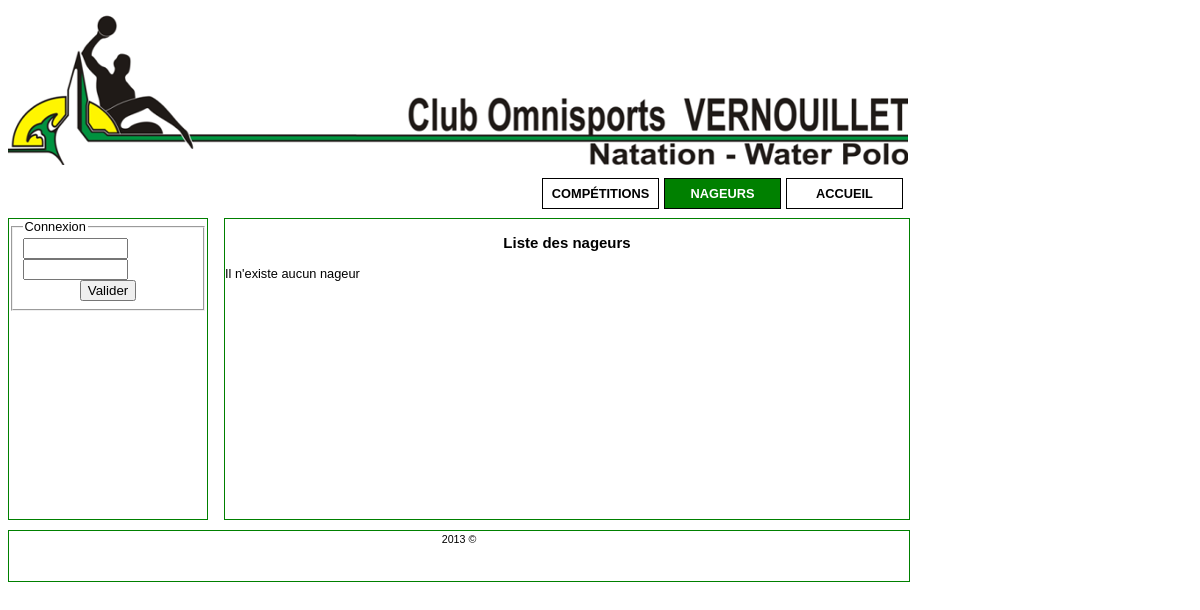
The app's page /nageurs.php, older data.
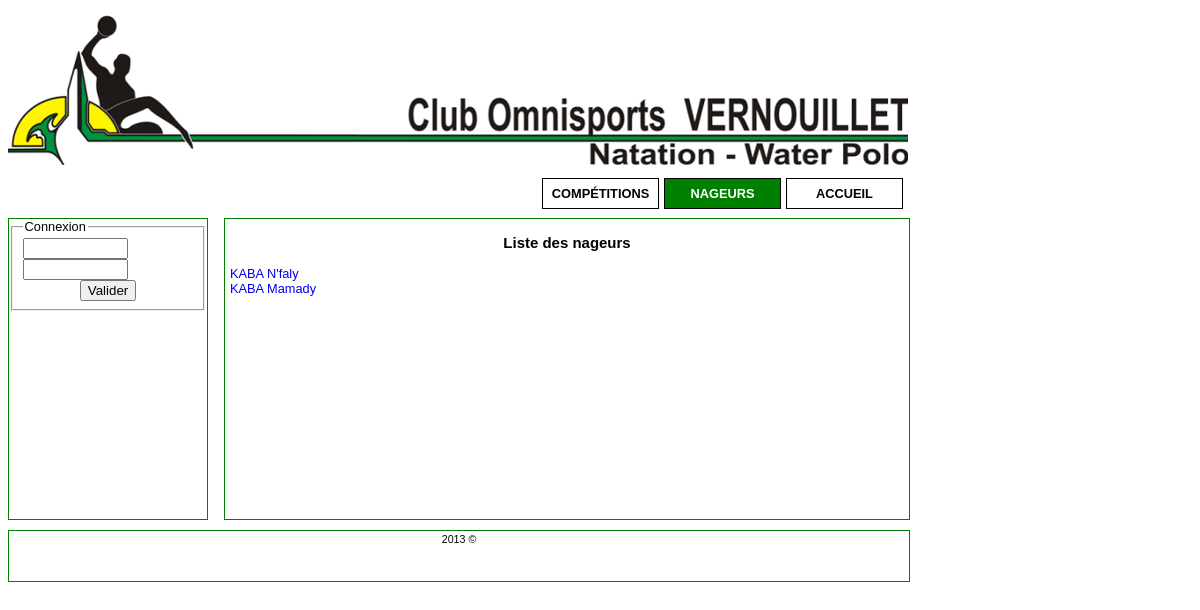
The same page, newer data.
### tables this page shows
CREATE TABLE IF NOT EXISTS `nageur` (
  `idnageur` int(11) NOT NULL AUTO_INCREMENT,
  `nom` varchar(45) NOT NULL,
  `prenom` varchar(45) NOT NULL,
  `date_de_naissance` date NOT NULL,
  `sexe` varchar(45) NOT NULL,
  `idcategorie` int(11) NOT NULL,
  PRIMARY KEY (`idnageur`),
  KEY `idcategorie` (`idcategorie`)
);

### model/class.nageur.php (called while the page is built, shortened)
<?php
class nageur {
    private static $table = 'nageur';
    public static function rechercherTout() {
        $res = mysql_query("SELECT * FROM `" . self::$table . "`") or die(mysql_error());
        if (mysql_num_rows($res) != 0) {
            $nageurs = array();
            while (($ligne = mysql_fetch_array($res)) !== FALSE) {
                $nageurs[] = $ligne;
            }
            return $nageurs;
        }
        return false;
    }
}

### nageurs.php (the view)
<?php include './entete.php' ?>
<div class="contenu">
    <?php
    include './model/class.nageur.php';
    if ($_GET) {
        $id_nageur = $_GET['id'];
        $nageur = nageur::rechercherParId($id_nageur);
        echo '<center><h3>' . html_entity_decode($nageur['nom']) . ' ' . html_entity_decode($nageur['prenom']) . '</h3></center>';
        include './model/class.performance.php';
        include 'model/class.epreuve.php';
        include 'model/class.type_nage.php';
        include 'model/class.competition.php';
        include 'model/class.categorie.php';
        $id_type_nage = '';
        $annee = '';
        if ($_POST) {
            $id_type_nage = $_POST['idtype_de_nage'];
            $annee = $_POST['annee'];
            if ($id_type_nage === '' && $annee === '') {
                $performances = performance::rechercherParNageur($id_nageur);
            } else
            if ($id_type_nage === '' && $annee !== '') {
                $performances = performance::rechercherParNageurAnnee($id_nageur, $annee);
            } else
            if ($id_type_nage !== '' && $annee === '') {
                $epreuves = epreuve::rechercherParType($id_type_nage);
                $performances = array();
                if ($epreuves) {
                    foreach ($epreuves as $key => $epreuve) {
                        $performance = performance::rechercherParNageurEpreuve($id_nageur, $epreuve['idepreuve']);
                        if ($performance) {
                            $performances = array_merge($performances, $performance);
                        }
                    }
                }
            } else {
                $epreuves = epreuve::rechercherParType($id_type_nage);
                $performances = array();
                if ($epreuves) {
                    foreach ($epreuves as $key => $epreuve) {
                        $performance = performance::rechercherParNageurEpreveuveAnnee($id_nageur, $epreuve['idepreuve'], $annee);
                        if ($performance) {
                            $performances = array_merge($performances, $performance);
                        }
                    }
                }
            }
        } else {
            $performances = performance::rechercherParNageur($id_nageur);
        }
        $type_nages = type_nage::rechercherTout();
        ?>
        <center>
            <div id="afficheur">
                <h4>Performances</h4>
                <form method="post">
                    <input type="hidden" name="id" value="<?= $_GET['id'] ?>" >
                    Epreuve: <select name="idtype_de_nage">
                        <option value="">Toutes les &eacute;preuves</option>
                        <?php
                        if ($type_nages) {
                            foreach ($type_nages as $key => $type) {
                                if ($type['idtype_de_nage'] == $type_nage) {
                                    echo '<option value="' . $type['idtype_de_nage'] . '" selected="true">' . $type['type'] . '</option>';
                                } else {
                                    echo '<option value="' . $type['idtype_de_nage'] . '">' . $type['type'] . '</option>';
                                }
                            }
                        }
                        ?>
                    </select>
                    &nbsp;&nbsp;
                    Ann&eacute;e: <select name="annee">
                        <option value="">Toutes les ann&eacute;es</option>
                        <?php
                        $date = intval(date('Y'));
                        for ($i = $date; $i >= $date - 10; $i--) {
                            if ($annee == $i) {
                                echo "<option value='$i' selected='true'>$i</option>";
                            } else {
                                echo "<option value='$i'>$i</option>";
                            }
                        }
                        ?>
                    </select>
                    &nbsp;&nbsp;
                    <input type="submit" value="Rechercher">
                </form>
                <table>
                    <tr>
                        <th>Epreuve</th>
                        <th>Temps</th>
                        <th>Ann&eacute;e</th>
                        <th>Points</th>
                    </tr>
                    <?php
                    $minute = $seconde = $centieme = $points = 0;
                    if ($performances) {
                        $style = "lignePaire";
                        foreach ($performances as $key => $performance) {
                            if ($key % 2 == 0) {
                                $style = "lignePaire";
                            } else {
                                $style = "ligneImpaire";
                            }
                            $epreuve = epreuve::rechercherParId($performance['idepreuve']);
                            $type_nage = type_nage::rechercherParId($epreuve['idtype_de_nage']);
                            ?>
                            <tr id="<?= $style ?>">
                                <td align="center"><?= html_entity_decode($type_nage['type']) . ' (' . $epreuve['distance'] . ' m)' ?> </td>
                                <td align="center"><?= $performance['temps'] ?> </td>
                                <td align="center"><?= $performance['annee'] ?> </td>
                                <td align="center"><?= $performance['points'] ?> </td>
                            </tr>
                            <?php
                            $points += intval($performance['points']);
                            $explode = explode(':', $performance['temps']);
                            if (count($explode) == 2) {
                                $minute += intval($explode[0]);
                                $explode2 = explode('.', $explode[1]);
                                $seconde += intval($explode2[0]);
                                if ($seconde >= 60) {
                                    $reste = $seconde - 60;
                                    $minute += 1;
                                    $seconde = $reste;
                                }
                                $centieme += intval($explode2[1]);
                                if ($centieme >= 100) {
                                    $reste = $centieme - 100;
                                    $seconde += 1;
                                    $centieme = $reste;
                                }
                            } else {
                                $explode = explode('.', $performance['temps']);
                                $seconde += intval($explode[0]);
                                if ($seconde >= 60) {
                                    $reste = $seconde - 60;
                                    $minute += 1;
                                    $seconde = $reste;
                                }
                                $centieme += intval($explode[1]);
                                if ($centieme >= 100) {
                                    $reste = $centieme - 100;
                                    $seconde += 1;
                                    $centieme = $reste;
                                }
                            }
                        }
                    }
                    ?>
                </table>
                <?php
                echo "<div>Score total:<b> $minute:$seconde.$centieme </b>$points pts</div>";
                ?>
                <?php
                $competitions = competition::rechercherParNageur($id_nageur);
                ?>
                <br>
                <h4>Comp&eacute;titions</h4>
                <table>
                    <tr>
                        <th>Epreuve</th>
                        <th>ann&eacute;e</th>
                    </tr>
                    <?php
                    if ($competitions) {
                        foreach ($competitions as $key => $competition) {
                            if ($key % 2 == 0) {
                                $style = "lignePaire";
                            } else {
                                $style = "ligneImpaire";
                            }
                            $epreuve = epreuve::rechercherParId($competition['idepreuve']);
                            $type_nage = type_nage::rechercherParId($epreuve['idtype_de_nage']);
                            ?>
                            <tr id="<?= $style ?>">
                                <td align="center"><?= html_entity_decode($type_nage['type']) . ' (' . $epreuve['distance'] . ')' ?> </td>
                                <td align="center"><?= $competition['annee'] ?> </td>
                            </tr>
                            <?php
                        }
                    }
                    ?>
                </table>
            </div>
        </center>
        <?php
    } else {
        ?>
        <center><h3>Liste des nageurs</h3></center>
        <?php
        $nageurs = nageur::rechercherTout();
        if ($nageurs) {
            foreach ($nageurs as $key => $nageur) {
                echo '<div id="nageur"><a href="?id=' . $nageur['idnageur'] . '">' . html_entity_decode($nageur['nom']) . ' ' . html_entity_decode($nageur['prenom']) . '</a></div>';
            }
        } else {
            echo "Il n'existe aucun nageur";
        }
    }
    ?>
</div>
<?php include './pied_de_page.php' ?>

Row changes from the older to the newer data that the page shows:
added nageur: nom "KABA", prenom "N'faly"
added nageur: nom "KABA", prenom "Mamady"
Text that changed along with them:
text no longer shown: "Il n'existe aucun nageur"
